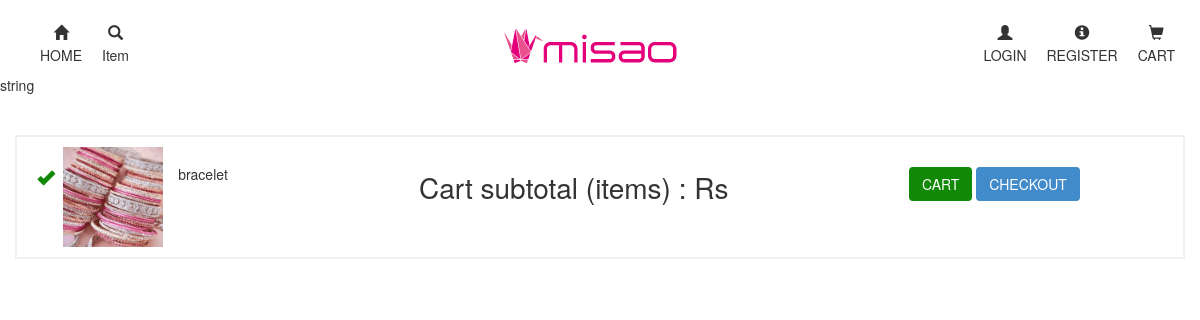
The page /cart-add.php?id=1 on the database its author committed.
### tables this page shows
CREATE TABLE `product` (
  `id` int(11) NOT NULL,
  `proName` varchar(30) DEFAULT NULL,
  `proPrice` int(11) DEFAULT NULL,
  `proDiscription` varchar(100) DEFAULT NULL,
  `imgName` varchar(30) DEFAULT NULL,
  `categoryId` int(11) DEFAULT NULL
);

### cart-add.php (the view, shortened to what this page needs)
<?php include "header.php" ?>
<?php
$severname = "localhost";
$username = "root";
$password = "";
$conn = mysqli_connect($severname,$username,$password);
if (isset($_POST["addcart"])) {
  if (! isset($_SESSION['price'])) {
    $_SESSION['price'] = 0;
  }
  else {
    $_SESSION['price'];
  }
  if (! isset($_SESSION['pro_num'])) {
    $_SESSION['pro_num'] = 0;
  }
  else {
    $_SESSION['pro_num'];
  }
   if (! isset($_POST['totalprice'])) {
     $_SESSION['price'] = 0;
   }
   else {
     $_SESSION['price'] += $_POST['totalprice'];
   }
   if (! isset($_POST['item_amount'])) {
     $_SESSION['pro_num'] = 0;
   }
   else {
     $_SESSION['pro_num'] += $_POST['item_amount'];
   }
}
else {
  echo "string";
}
 $id = $_GET['id'];
 $query = "select * from product where id=$id";
 $run = mysqli_query($conn,$query);
 $data = mysqli_fetch_array($run);
 ?>
<div class="container" id="cart-add">
  <div class="row">
    <div class="col-md-4">
      <span class="dis_tc glyphicon glyphicon-ok"></span>
      <img src="images/product-img/<?php echo $data['imgName']; ?>" >
      <h2><?php echo $data['proName']; ?></h2>
    </div>
    <div class="col-md-5 cart-subtotal-box">
      <p id="cart-subtotal">Cart subtotal (<span style="font-weight:bold;"><?php echo $_SESSION['pro_num']; ?></span>items) : <span style="color:">Rs <?php echo $_SESSION['price']; ?></span></p>
    </div>
    <div class="col-md-3 cart-subtotal-box">
      <a href="cart.php"><input type="button" class="btn green" value="CART"></a>
      <a href="buy.php"><input type="button" class="btn blue"  value="CHECKOUT"></a>
    </div>
  </div>
</div>

### css/style.css (style rules this page uses)
* { margin: 0; padding: 0; }
#cart-add { margin-top: 40px; border: 2px solid #efefef; padding: 10px; }
.cart-subtotal-box { margin-top: 20px; }
#cart-add img { width:100px; float: left; }
#cart-add h2 { margin-left: 15px; font-size: 14px; float: left; }
.dis_tc { float: left; line-height: 60px; vertical-align: middle; padding: 0 10px; font-size: 120%; font-weight: bold; width: 10%; color: #128807; }
#cart-subtotal { font-size: 28px; }
.blue { background-color: #428bca; color: #fff; }
.green { background-color: #128807; color: #FFF; }

### rows shown on the page
product: imgName (picture), proName "bracelet"
